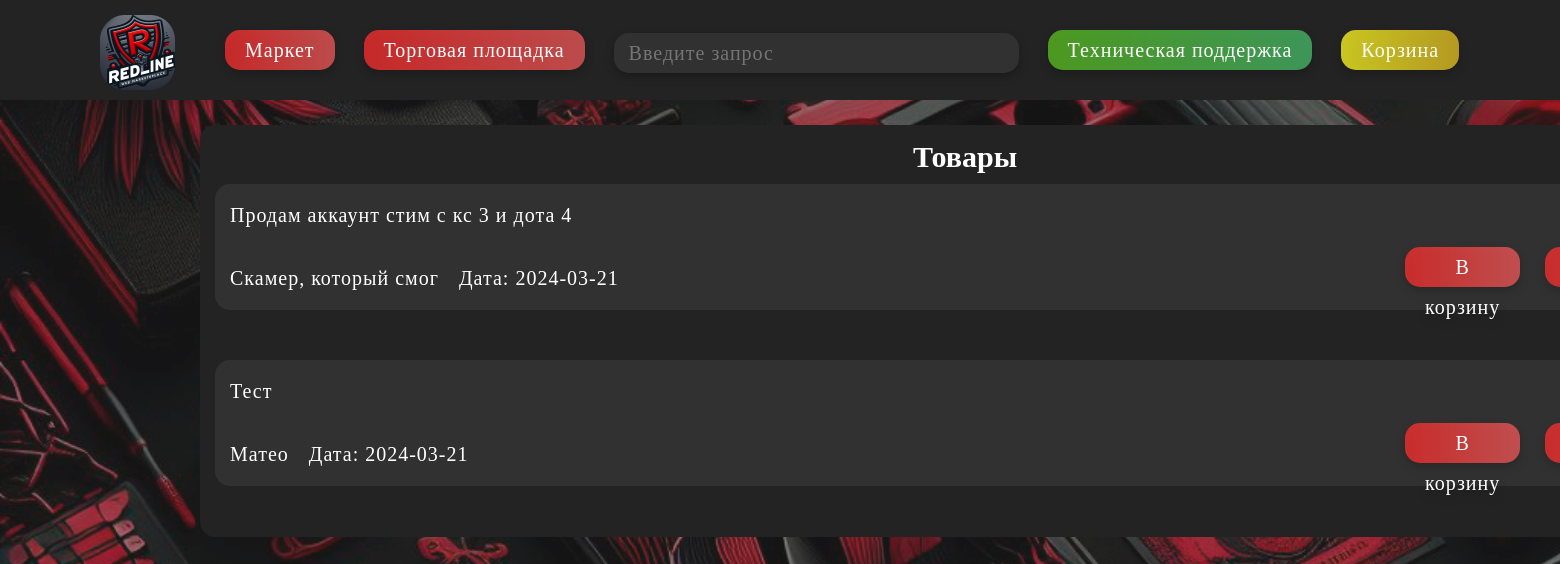
Page /home on the earlier database version.
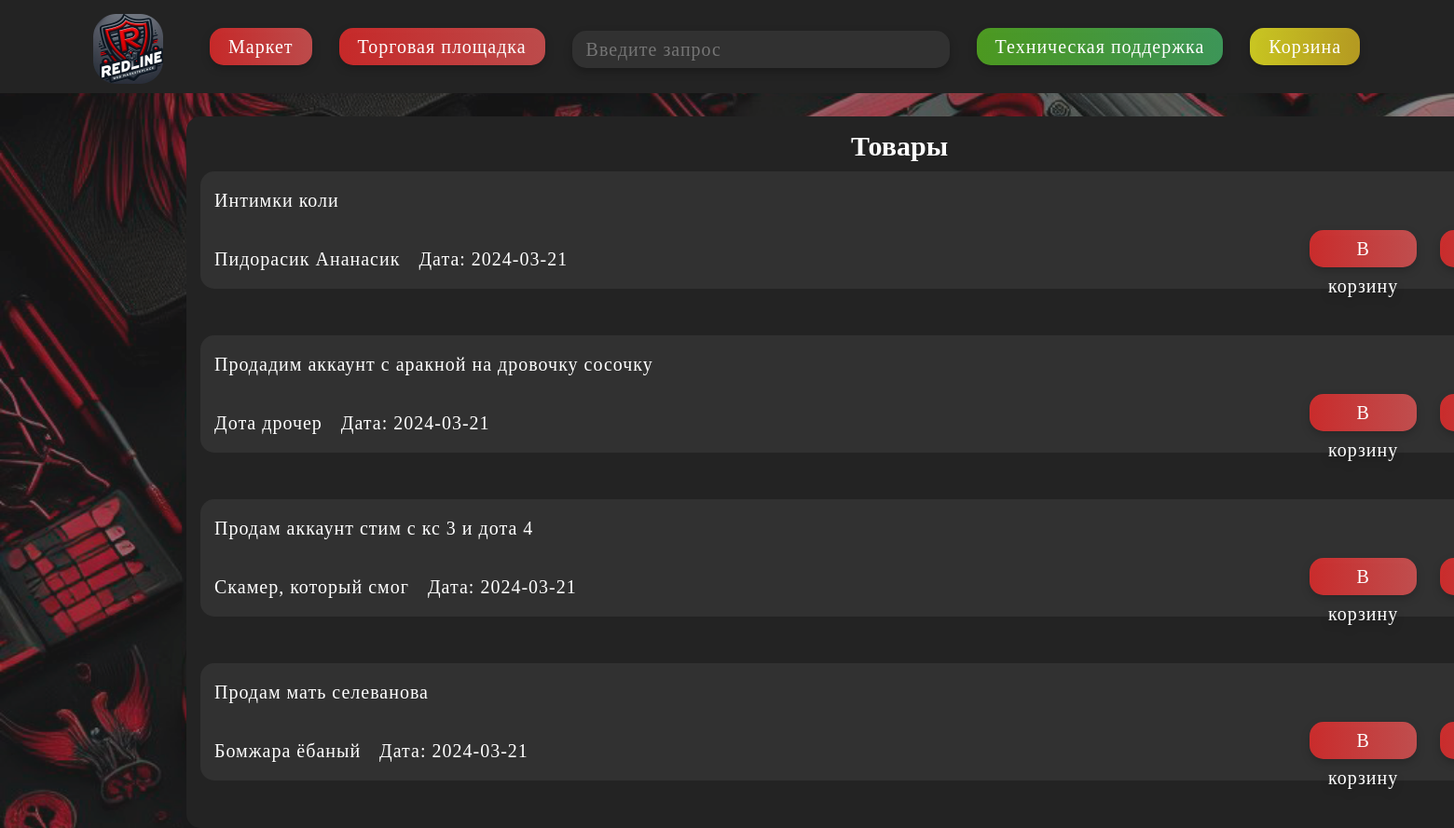
Same page on the later database version.
### main.py (models this page shows, shortened)
class Tovar(db.Model):
    id = db.Column(db.Integer, primary_key=True, autoincrement=True)
    description = db.Column(db.String(15), nullable=False, unique=True)
    login = db.Column(db.String(15), nullable=False, unique=True)
    price = db.Column(db.Integer, nullable=False)
    date = db.Column(db.DateTime, default=datetime.utcnow)

### main.py (the view)
@app.route('/' ,methods=['POST','GET'])
@app.route('/home' ,methods=['POST','GET'])
def index():
    tovars =Tovar.query.order_by(Tovar.date.desc()).all()
    login = "Alast0r"
    balance = 123455
    description_bl1= "Описание товара 100000 букв игры аккаунгты деньги текст пробел пробел 123"
    price_bl1= "50 000р"
    seller_login = "Panov"
    seller_status= "Online"
    return render_template("index.html",tovars=tovars,
        login=login,
        balance=balance,
        description_bl1=description_bl1,
        price_bl1=price_bl1,
        seller_login=seller_login,
        seller_status=seller_status
        )

### templates/index.html (shortened to what this page needs)
<!DOCTYPE html>
<html lang="ru">
<head>
    <link rel="stylesheet" type="text/css" href="{{ url_for('static', filename='css/main.css') }}">
</head>
<body>
    <header>
        <div class="up">
            <img src="static\img\main\logo.png" class="logo" alt="Описание изображения">
            <div class="block_up">
                <button class="button">Маркет</button>
                <button class="button">Торговая площадка</button>
                <form action="/search" method="POST" class="search-container">
                    <input type="text" name="query" placeholder="Введите запрос" class="search-button">
                </form>
                <form action="/help" method="post">
                    <button class="help button">Техническая поддержка</button>
                </form>
                <form action="/basket" method="post">
                    <button class="button basket">Корзина</button>
                </form>
            </div>
        </div>
    </header>
<main>
    <h2 class="title">Товары</h2>
    {% for el in tovars %}
        <div class="block">
        <div class="str_1">
            <p>{{el.description}}</p>
        </div>
        <div class="str_1">
            <p>{{el.login}}</p>
            <p class="date">Дата: {{el.date.date()}}</p>
            <div class="buy_button">
                <button class="button">В корзину</button>
                <button class="button">Купить</button>
            </div>
        </div>
    </div>
    {% endfor %}
</main>
</body>
</html>

### static/css/main.css (style rules this page uses)
body { margin: 0; padding: 0; background-color: rgba(0, 0, 0, 0.5); background-image: url('back.png'); background-repeat: no-repeat; background-position: center center; background-attachment: fixed; -webkit-background-size: cover; -moz-background-size: cover; -o-background-size: cover; background-size: cover; }
header { background-color: #232323; color: white; height: 100px; padding: 0px 0px; }
.logo { position: absolute; top: 0px; left: 0px; width: 75px; height: 75px; }
.up { font-family: 'Gang of Three[RUS by Daymarius]'; position: absolute; margin-top: 15px; margin-left: 100px; margin-right: 100px; height: 55px; width: 1600px; display: inline-flex; }
.block_up { margin-left: 100px; margin-top: 15px; position: relative; }
.search-container { display: inline-block; vertical-align: middle; }
.button { font-family: 'Gang of Three[RUS by Daymarius]'; display: inline-flex; background: linear-gradient(90deg, rgba(255, 45, 45, 0.75) 0%, rgba(242, 91, 91, 0.75) 100%); color: white; border-radius: 15px; padding: 0px 20px; border: none; font-size: 20px; cursor: pointer; transition: background-color 0.3s; filter: drop-shadow(0px 4px 4px rgba(0, 0, 0, 0.25)); margin-left: 25px; height: 40px; line-height: 40px; letter-spacing: 1px; }
.search-button { font-family: 'Gang of Three[RUS by Daymarius]'; background-color: #313131; color: #989898; padding: 0px 15px; border: none; text-align: left; font-size: 20px; cursor: pointer; border-radius: 15px; margin-left: 25px; width: 375px; filter: drop-shadow(0px 4px 4px rgba(0, 0, 0, 0.25)); display: inline-block; height: 40px; line-height: 40px; letter-spacing: 1px; }
.help { background: linear-gradient(90deg, rgba(92, 194, 33, 0.75) 0%, rgba(72, 190, 108, 0.75) 100%); }
.basket { background: linear-gradient(90deg, rgba(255, 251, 35, 0.76) 0%, rgba(231, 195, 35, 0.75) 100%); }
.title { position: relative; text-align: center; top: 15px; }
main { font-family: 'Gang of Three[RUS by Daymarius]'; background-color: #232323; color: white; height: 500px; padding: 0px 15px; border: none; text-align: left; font-size: 20px; cursor: pointer; border-radius: 15px; margin-left: 200px; cursor: auto; width: 1500px; height: inherit; padding-bottom: 1px; }
.block { background-color: #313131; font-family: 'Gang of Three[RUS by Daymarius]'; color: white; padding: 0px 15px; border: none; text-align: left; font-size: 20px; cursor: pointer; border-radius: 15px; margin-bottom: 50px; }
.str_1 { display: flex; flex-direction: row; letter-spacing: 1px; }
.buy_button { position:absolute; display: flex; height: 35px; width: auto ; margin-top: 0px; margin-left: 1150px; margin-bottom: 20px; letter-spacing: 1px; }
form { display: inline-block; }
.date { margin-left: 20px; }

Differences in the rows shown:
added Tovar: description "Интимки коли", login "Пидорасик Ананасик", date "2024-03-21"
added Tovar: description "Продадим аккаунт с аракной на дровочку сосочку", login "Дота дрочер", date "2024-03-21"
changed Tovar: description "Тест" → "Продам мать селеванова"; login "Матео" → "Бомжара ёбаный"
